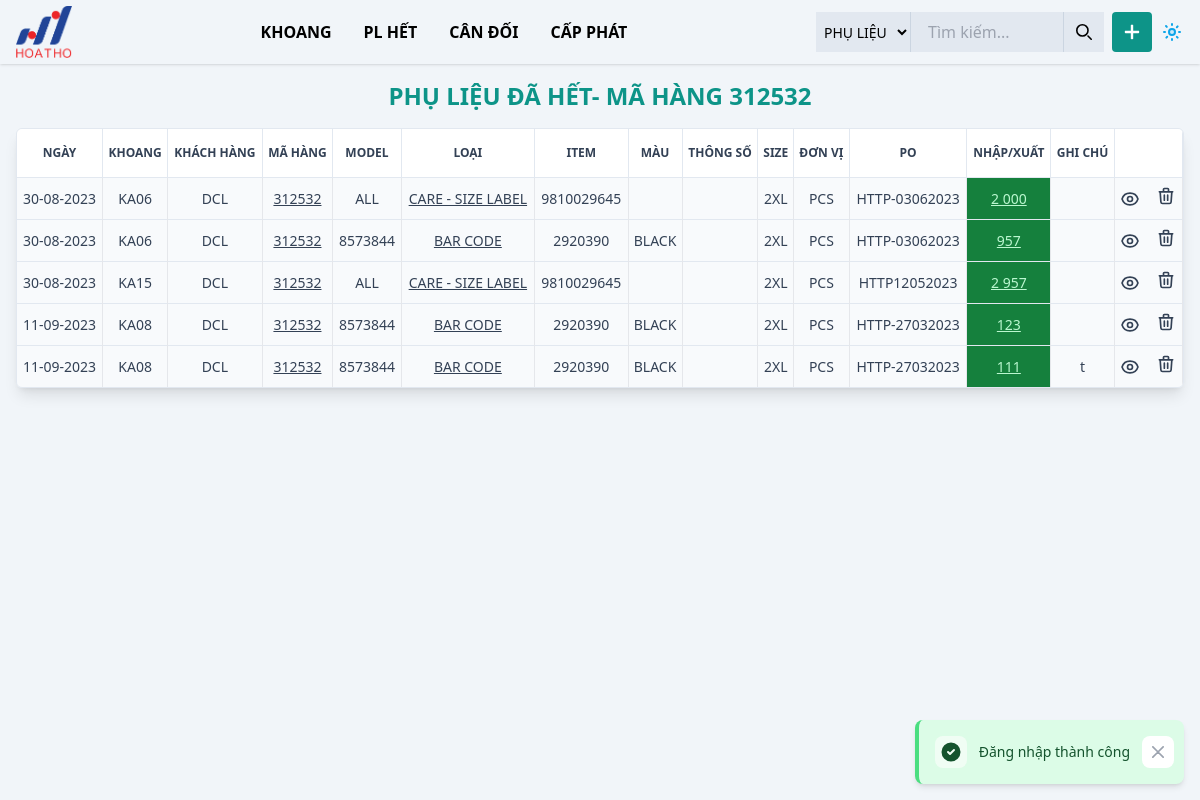
Screenshot of /het.php?ma-hang=312532 (signed in) with the database file from the repository.
### tables this page shows
CREATE TABLE `items` (
  `item_id` bigint(20) UNSIGNED NOT NULL,
  `item_customer` varchar(20) NOT NULL,
  `item_style` varchar(20) NOT NULL,
  `item_type` varchar(100) NOT NULL,
  `item_container` varchar(20) NOT NULL,
  `item_model` varchar(20) DEFAULT NULL,
  `item_item` varchar(20) DEFAULT NULL,
  `item_color` varchar(20) DEFAULT NULL,
  `item_params` varchar(10) DEFAULT NULL,
  `item_size` varchar(100) DEFAULT NULL,
  `item_po` varchar(20) DEFAULT NULL,
  `item_unit` varchar(10) NOT NULL,
  `item_qty` decimal(10,2) NOT NULL,
  `item_note` varchar(255) DEFAULT NULL,
  `item_date` date NOT NULL,
  `item_sold_out` tinyint(1) NOT NULL DEFAULT 0,
  `order_id` bigint(20) UNSIGNED DEFAULT NULL,
  `item_plan` decimal(10,2) UNSIGNED DEFAULT NULL,
  `item_norm` float(3,2) DEFAULT NULL,
  `user_id` tinyint(2) UNSIGNED NOT NULL,
  `number_group` tinyint(2) UNSIGNED NOT NULL DEFAULT 0,
  `created_at` datetime NOT NULL DEFAULT current_timestamp()
);

### DB.php (called while the page is built, shortened)
<?php
class  DB
{
    private $table;
    private $select;
    private $where;
    private $conn;
    private $query;
    public function __construct()
    {
        try {
            $servername = "localhost";
            $username = "root";
            $password = "";
            $dbname = "phu-lieu";
            $this->conn = new PDO("mysql:host=$servername;port=3306;dbname=$dbname;charset=utf8mb4", $username, $password, [
                PDO::ATTR_ERRMODE => PDO::ERRMODE_EXCEPTION,
                PDO::ATTR_DEFAULT_FETCH_MODE => PDO::FETCH_OBJ,
            ]);
        } catch (PDOException $e) {
            echo "Connection failed: " . $e->getMessage();
        }
    }
    public static function table($table)
    {
        $instance = new DB();
        $instance->table = $table;
        return $instance;
    }
    public function where($column, $condition, $value)
    {
        $this->where[] = "$column $condition '$value'";
        return $this;
    }
    public function get()
    {
        $query = "SELECT ";
        if (empty($this->select)) {
            $query .= "*";
        } else {
            $query .= implode(',', $this->select);
        }
        $query .= " FROM " . $this->table;
        if (isset($this->where)) {
            $query .= " WHERE " . implode(' AND ', $this->where);
        }
        $this->query = $query;
        return $this;
    }
    public function whereNull($column)
    {
        $this->where[] = "$column IS NULL";
        return $this;
    }
    public function fetchAll()
    {
        $result = $this->conn->query($this->query);
        return $result->fetchAll();
    }
}

### helper.php (called while the page is built, shortened)
<?php
function get($field): string
{
    return htmlspecialchars(trim($_GET[$field]));
}
function formatDate($date): string
{
    return date('d-m-Y', strtotime($date));
}
function formatNumber($number): int|string
{
    if (fmod($number, 1) == 0) {
        return number_format($number, 0, '.', ' ');
    } else {
        return number_format($number, 2, '.', ' ');
    }
}

### het.php (the view, shortened to what this page needs)
<?php
$headerTitle = $page_title = "PHỤ LIỆU ĐÃ HẾT";
include_once "header.php";
$items = DB::table('items');
if (count($_GET) === 1 && isset($_GET['ma-hang'])) {
    $headerTitle .= "- MÃ HÀNG " . get("ma-hang");
    $items = $items->where('item_style', '=', get('ma-hang'));
}
$items = $items->where('item_sold_out', '=', 1)
    ->whereNull('order_id')
    ->fetchAll();
if (count($items)) { ?>
    <div class="px-2 py-4 md:p-4" id="items">
        <h2 id="item-title" class="text-center font-bold text-xl md:text-2xl dark:text-muted-200 mb-4 text-teal-600"><?= $headerTitle ?></h2>
        <div id="table" class="w-full">
            <div class="border-muted-200 dark:border-muted-700 border rounded-md overflow-hidden shadow-lg">
                <div class="overflow-x-auto min-w-full align-middle">
                    <table class="divide-muted-200 dark:divide-muted-700 min-w-full table-fixed divide-y text-center">
                        <thead>
                            <tr>
                                <th class="text-muted-700 dark:text-muted-400 font-bold text-xs uppercase border-muted-200 dark:border-muted-700 last:border-e-none dark:bg-muted-800 border-r bg-white px-1 py-4">Ngày</th>
                                <th class="text-muted-700 dark:text-muted-400 font-bold text-xs uppercase border-muted-200 dark:border-muted-700 last:border-e-none dark:bg-muted-800 border-r bg-white px-1 py-4">Khoang</th>
                                <th class="text-muted-700 dark:text-muted-400 font-bold text-xs uppercase border-muted-200 dark:border-muted-700 last:border-e-none dark:bg-muted-800 border-r bg-white px-1 py-4">Khách hàng</th>
                                <th class="text-muted-700 dark:text-muted-400 font-bold text-xs uppercase border-muted-200 dark:border-muted-700 last:border-e-none dark:bg-muted-800 border-r bg-white px-1 py-4">Mã hàng</th>
                                <th class="text-muted-700 dark:text-muted-400 font-bold text-xs uppercase border-muted-200 dark:border-muted-700 last:border-e-none dark:bg-muted-800 border-r bg-white px-1 py-4">Model</th>
                                <th class="text-muted-700 dark:text-muted-400 font-bold text-xs uppercase border-muted-200 dark:border-muted-700 last:border-e-none dark:bg-muted-800 border-r bg-white px-1 py-4">Loại</th>
                                <th class="text-muted-700 dark:text-muted-400 font-bold text-xs uppercase border-muted-200 dark:border-muted-700 last:border-e-none dark:bg-muted-800 border-r bg-white px-1 py-4">Item</th>
                                <th class="text-muted-700 dark:text-muted-400 font-bold text-xs uppercase border-muted-200 dark:border-muted-700 last:border-e-none dark:bg-muted-800 border-r bg-white px-1 py-4">Màu</th>
                                <th class="text-muted-700 dark:text-muted-400 font-bold text-xs uppercase border-muted-200 dark:border-muted-700 last:border-e-none dark:bg-muted-800 border-r bg-white px-1 py-4">Thông số</th>
                                <th class="text-muted-700 dark:text-muted-400 font-bold text-xs uppercase border-muted-200 dark:border-muted-700 last:border-e-none dark:bg-muted-800 border-r bg-white px-1 py-4">Size</th>
                                <th class="text-muted-700 dark:text-muted-400 font-bold text-xs uppercase border-muted-200 dark:border-muted-700 last:border-e-none dark:bg-muted-800 border-r bg-white px-1 py-4">Đơn vị</th>
                                <th class="text-muted-700 dark:text-muted-400 font-bold text-xs uppercase border-muted-200 dark:border-muted-700 last:border-e-none dark:bg-muted-800 border-r bg-white px-1 py-4">PO</th>
                                <th class="text-muted-700 dark:text-muted-400 font-bold text-xs uppercase border-muted-200 dark:border-muted-700 last:border-e-none dark:bg-muted-800 border-r bg-white px-1 py-4">Nhập/Xuất</th>
                                <th class="text-muted-700 dark:text-muted-400 font-bold text-xs uppercase border-muted-200 dark:border-muted-700 last:border-e-none dark:bg-muted-800 border-r bg-white px-1 py-4">Ghi chú</th>
                                <th class="text-muted-700 dark:text-muted-400 font-bold text-xs uppercase border-muted-200 dark:border-muted-700 last:border-e-none dark:bg-muted-800 border-r bg-white px-1 py-4"></th>
                            </tr>
                        </thead>
                        <tbody class="divide-muted-200 dark:divide-muted-700 dark:bg-muted-800 divide-y bg-muted-50">
                            <?php foreach ($items as $item) {
                            ?>
                                <tr item-id="<?= $item->item_id ?>" class="hover:bg-muted-100 dark:hover:bg-muted-900 transition-colors duration-200">
                                    <td class="text-sm border-r dark:border-muted-700 text-muted-700 dark:text-muted-200 py-2 px-1 whitespace-nowrap"><?= formatDate($item->item_date) ?></td>
                                    <td class="text-sm border-r dark:border-muted-700 text-muted-700 dark:text-muted-200 py-2 px-1 whitespace-nowrap"><?= $item->item_container ?></td>
                                    <td class="text-sm border-r dark:border-muted-700 text-muted-700 dark:text-muted-200 py-2 px-1 whitespace-nowrap"><?= $item->item_customer ?></td>
                                    <td class="text-sm border-r dark:border-muted-700 text-muted-700 dark:text-muted-200 py-2 px-1 whitespace-nowrap"><a href="het.php?ma-hang=<?= $item->item_style ?>"><?= $item->item_style ?></a></td>
                                    <td class="text-sm border-r dark:border-muted-700 text-muted-700 dark:text-muted-200 py-2 px-1 whitespace-nowrap"><?= $item->item_model ?></td>
                                    <td class="text-sm border-r dark:border-muted-700 text-muted-700 dark:text-muted-200 py-2 px-1 whitespace-nowrap"><a title="<?= $item->item_id ?>" href="het.php?ma-hang=<?= $item->item_style ?>&plieu=<?= $item->item_type ?>"><?= $item->item_type ?></a>
                                    </td>
                                    <td class="text-sm border-r dark:border-muted-700 text-muted-700 dark:text-muted-200 py-2 px-1 whitespace-nowrap"><?= $item->item_item ?></td>
                                    <td class="text-sm border-r dark:border-muted-700 text-muted-700 dark:text-muted-200 py-2 px-1 whitespace-nowrap"><?= $item->item_color ?></td>
                                    <td class="text-sm border-r dark:border-muted-700 text-muted-700 dark:text-muted-200 py-2 px-1 whitespace-nowrap"><?= $item->item_params ?></td>
                                    <td class="text-sm border-r dark:border-muted-700 text-muted-700 dark:text-muted-200 py-2 px-1 whitespace-nowrap"><?= $item->item_size ?></td>
                                    <td class="text-sm border-r dark:border-muted-700 text-muted-700 dark:text-muted-200 py-2 px-1 whitespace-nowrap"><?= $item->item_unit ?></td>
                                    <td class="text-sm border-r dark:border-muted-700 text-muted-700 dark:text-muted-200 py-2 px-1 whitespace-nowrap"><?= $item->item_po ?></td>
                                    <td class="text-sm border-r dark:border-muted-700 dark:text-muted-200 py-2 px-1 bg-green-700 text-green-200"><a href="nhap-kho.php?id=<?= $item->item_id ?>"><?= formatNumber($item->item_qty) ?></a></td>
                                    <td class="text-sm border-r dark:border-muted-700 text-muted-700 dark:text-muted-200 py-2 px-1 whitespace-nowrap"><?= $item->item_note ?></td>
                                    <td class="text-sm border-r dark:border-muted-700 text-muted-700 dark:text-muted-200 py-2 px-1 whitespace-nowrap">
                                        <div class="flex gap-4 items-center justify-center">
                                            <button title="Chi tiết xuất" type="button" class="btn-show-order w-5 transform hover:text-blue-500 transition hover:scale-125" data-id="<?= $item->item_id ?>">
                                            </button>
                                            <form id="form-delete" action="<?= $_SERVER['PHP_SELF'] ?>" method="post" class="inline-block">
                                                <button type="button" title="Xóa phụ liệu" data-id="<?= $item->item_id ?>" class="btn-show-modal w-5 transform hover:text-red-500 transition hover:scale-110">
                                                    <svg fill="none" viewBox="0 0 24 24" stroke="currentColor">
                                                        <path stroke-linecap="round" stroke-linejoin="round" stroke-width="2" d="M19 7l-.867 12.142A2 2 0 0116.138 21H7.862a2 2 0 01-1.995-1.858L5 7m5 4v6m4-6v6m1-10V4a1 1 0 00-1-1h-4a1 1 0 00-1 1v3M4 7h16"></path>
                                                    </svg>
                                                </button>
                                            </form>
                                        </div>
                                    </td>
                                </tr>
                            <?php } ?>
                        </tbody>
                    </table>
                </div>
            </div>
        </div>
    </div>
<?php }
?>
<?php
require_once "footer.php";
?>

### rows the page displays
items: item_date "30-08-2023", item_container "KA06", item_customer "DCL", item_style "312532", item_model "ALL", item_type "CARE - SIZE LABEL", item_item "9810029645", item_size "2XL", item_unit "PCS", item_po "HTTP-03062023", item_qty "2 000"
items: item_date "30-08-2023", item_container "KA06", item_customer "DCL", item_style "312532", item_model "8573844", item_type "BAR CODE", item_item "2920390", item_color "BLACK", item_size "2XL", item_unit "PCS", item_po "HTTP-03062023", item_qty "957"
items: item_date "30-08-2023", item_container "KA15", item_customer "DCL", item_style "312532", item_model "ALL", item_type "CARE - SIZE LABEL", item_item "9810029645", item_size "2XL", item_unit "PCS", item_po "HTTP12052023", item_qty "2 957"
items: item_date "11-09-2023", item_container "KA08", item_customer "DCL", item_style "312532", item_model "8573844", item_type "BAR CODE", item_item "2920390", item_color "BLACK", item_size "2XL", item_unit "PCS", item_po "HTTP-27032023", item_qty "123"
items: item_date "11-09-2023", item_container "KA08", item_customer "DCL", item_style "312532", item_model "8573844", item_type "BAR CODE", item_item "2920390", item_color "BLACK", item_size "2XL", item_unit "PCS", item_po "HTTP-27032023", item_qty "111", item_note "t"

### other values shown
$toastMessage "Đăng nhập thành công"
$headerTitle "PHỤ LIỆU ĐÃ HẾT- MÃ HÀNG 312532"
